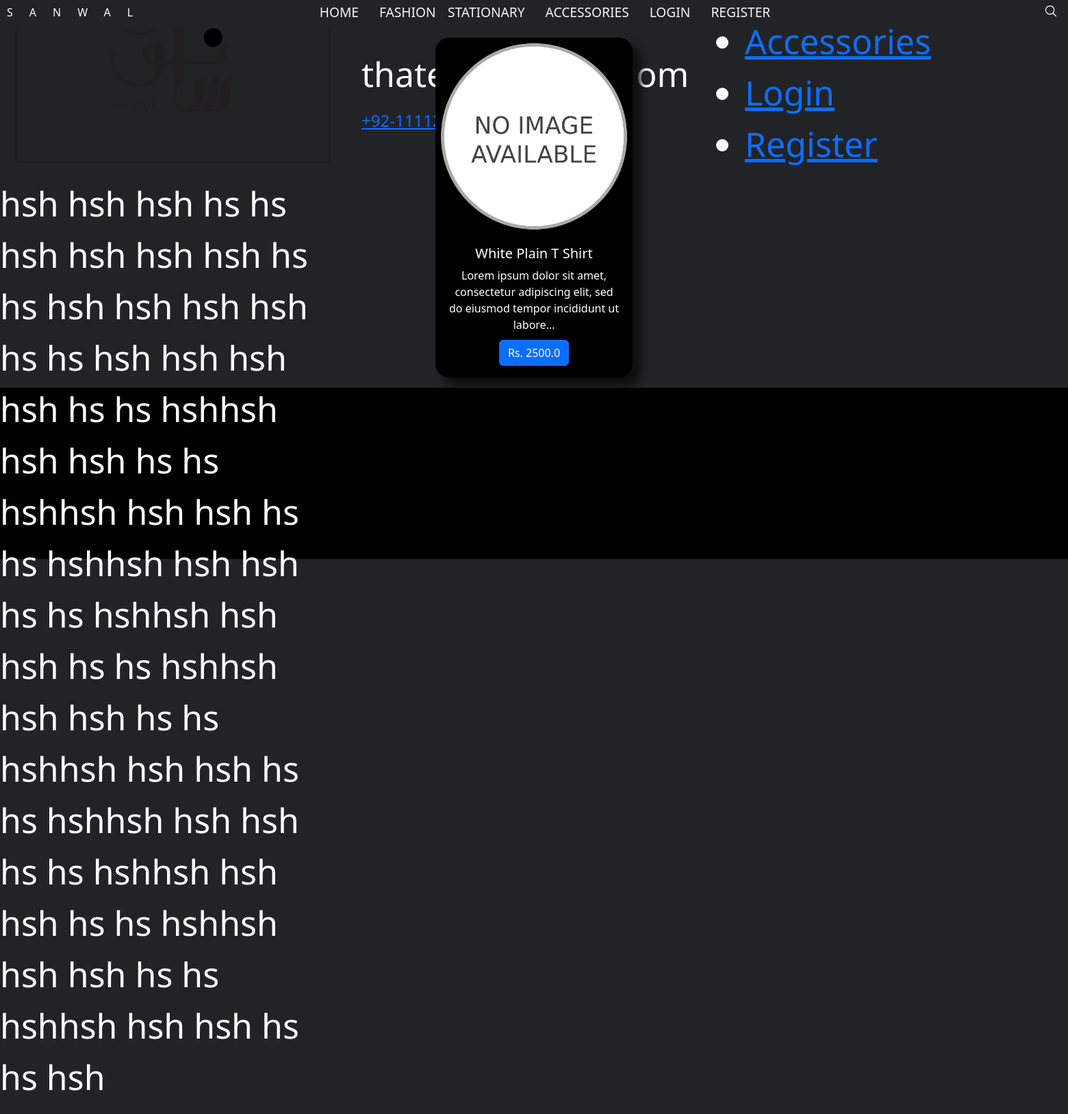
The app's page /products/FASHION with its own data.
### ecommerce/models.py (models this page shows, shortened)
class Product (models.Model):
	title = models.CharField(max_length=124)
	price = models.FloatField()
	discount_price = models.FloatField(blank=True, null=True)
	description = models.TextField(blank=True)
	type = models.ForeignKey(Type, on_delete=models.CASCADE, related_name="productType")
	category = models.ForeignKey(Category, on_delete=models.CASCADE, blank=True, null=True, related_name="productCategory")
	material = models.ForeignKey(Material, on_delete=models.CASCADE, blank=True, null=True, related_name="productMaterial")
	time_created = models.DateTimeField(auto_now_add=True)
	slug = models.SlugField(editable=False)
	def get_absolute_url (self):
		return reverse('product', kwargs={
			'slug': self.slug
		})

### ecommerce/views.py (the view)
# urls.py: path('products/<str:type>', views.ItemTypeListView.as_view() , name='products-by-type'),
class ItemTypeListView (ListView):
    model = Product
    paginate_by = 12
    template_name = 'ecommerce/products.html'
    def get_queryset(self, **kwargs):
       qs = super().get_queryset(**kwargs)
       return qs.filter(type__name=self.kwargs['type']).order_by("-time_created").all()

### ecommerce/templates/ecommerce/products.html (shortened to what this page needs)
{% extends 'ecommerce/layout.html' %}
{% load static %}
{% block body %}
<article class="products">
	<div class="row row-cols-1 row-cols-md-3 g-4">
		{% for item in object_list %}
		<col>
			<div class="card">
				<a href="{{ item.get_absolute_url }}">
					<div class="imageContainer">
						<img src="{% static 'ecommerce\imgs\products\No_image_available.png' %}" class="card-img-top" alt="...">
					</div>
					<div class="card-body text-center">
					  <h5 class="card-title">{{ item.title | title }} </h5>
					  <p class="card-text">{{ item.description | truncatechars:100 }}</p>
					  {% if item.discount_price %}
					  <a href="#" class="btn btn-primary">Rs. {{ item.discount_price }}</a>
					  {% else %}
					  <a href="#" class="btn btn-primary">Rs. {{ item.price }}</a>
					  {% endif %}
					</div>
				</a>
			</div>
		{% endfor %}
	</div>
</article>
{% endblock %}

### ecommerce/static/ecommerce/css/styles.css (style rules this page uses)
* { margin: 0; box-sizing: border-box; }
#body { overflow-x: hidden; background: #222327; color: white; }

### ecommerce/static/ecommerce/css/cards.css (style rules this page uses)
.products .row { align-items: center; justify-content: center; margin: auto; }
.products .row .card { border-radius: 20px; padding: 0; background: black; width: 18em; margin: 15px 15px; box-shadow: 12px 12px 12px rgb(15, 15, 15); }
.products .row .card a { margin: 0; color: white; text-decoration: none; }
.products .row .card .btn { color: white; margin-top: 10px; }
.products .row .card .imageContainer { border-top-left-radius: 20px; border-top-right-radius: 20px; border-bottom-left-radius: 60px; border-bottom-right-radius: 60px; overflow: hidden; }
.products .row .card img { transition: 0.5s all ease-in-out; }

### records on screen
Product: title "White Plain T Shirt", description "Lorem ipsum dolor sit amet, consectetur adipiscing elit, sed do eiusmod tempor incididunt ut labore…", price "2500.0"
